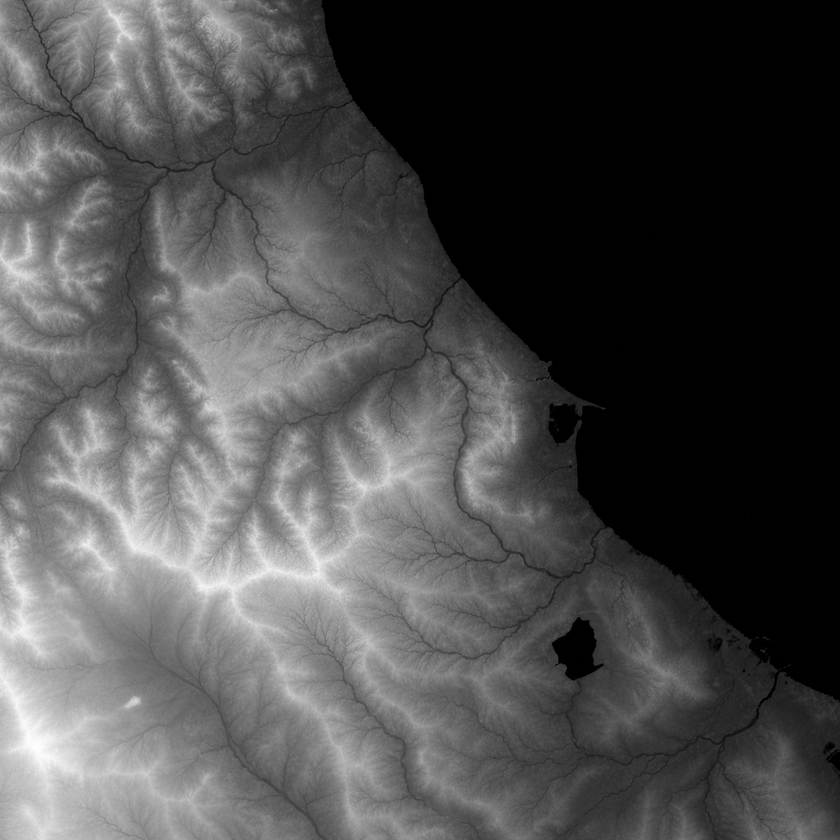
#> input picture TerrainTextureGenerator/input/heightmap.png, 840 x 840 px, shrunk from 1254 x 1254 before the run
$ python enhance_wadis.py ../TerrainTextureGenerator/input/heightmap.png
#> lines starting #> are read from the running program, lines starting #| are printed output that depends on the picture
#!/usr/bin/env python3
"""
Wadi Enhancement Tool for RDR2-style Terrain
Enhances dry riverbeds (wadis) on heightmap to look realistic
"""

import numpy as np
from PIL import Image
import cv2
from scipy import ndimage
import argparse
from pathlib import Path

class WadiEnhancer:
    def __init__(self, heightmap_path, output_path=None):
        """Initialize with heightmap image"""
        self.heightmap_path = Path(heightmap_path)
        self.output_path = Path(output_path) if output_path else self.heightmap_path.parent / f"{self.heightmap_path.stem}_wadis.png"

        # Load heightmap
        print(f"[WadiEnhancer] Loading heightmap: {self.heightmap_path}")
        img = Image.open(self.heightmap_path)
#> img is the input picture: PIL image 840x840 RGB; mean R, G, B 77.2, 76.9, 77
        self.original = np.array(img, dtype=np.float32) / 255.0  # Normalize to [0, 1]
        self.height_data = self.original.copy()

        print(f"[WadiEnhancer] Heightmap size: {self.height_data.shape}")
#| [WadiEnhancer] Heightmap size: (840, 840, 3)
        print(f"[WadiEnhancer] Height range: {self.height_data.min():.3f} to {self.height_data.max():.3f}")
#| [WadiEnhancer] Height range: 0.000 to 0.996

    def find_valleys(self, kernel_size=31, threshold=0.15):
        """Identify valley regions where wadis should be"""
#> called with kernel_size = 31, threshold = 0.12
        print(f"\n[Valleys] Finding valley regions (kernel={kernel_size})...")

        # Apply morphological closing to find local minima
        kernel = cv2.getStructuringElement(cv2.MORPH_ELLIPSE, (kernel_size, kernel_size))
        dilated = cv2.dilate(self.height_data, kernel, iterations=1)
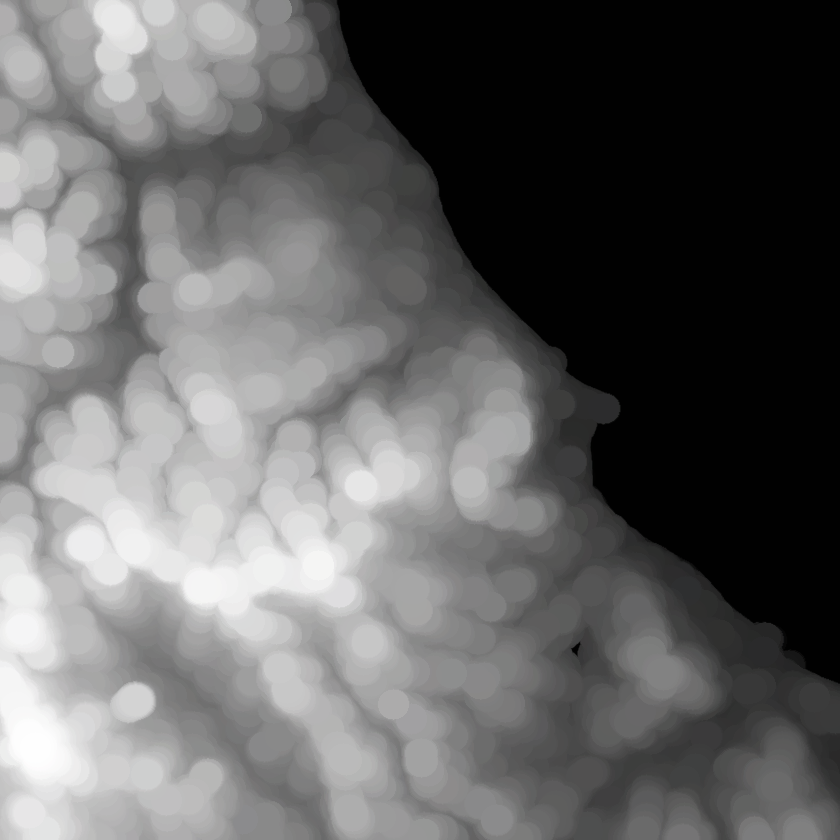
#> dilated: shape (840, 840, 3) float32; mean R, G, B 0.397, 0.397, 0.397

        # Valleys are where terrain is significantly lower than surroundings
        valley_mask = (dilated - self.height_data) > threshold
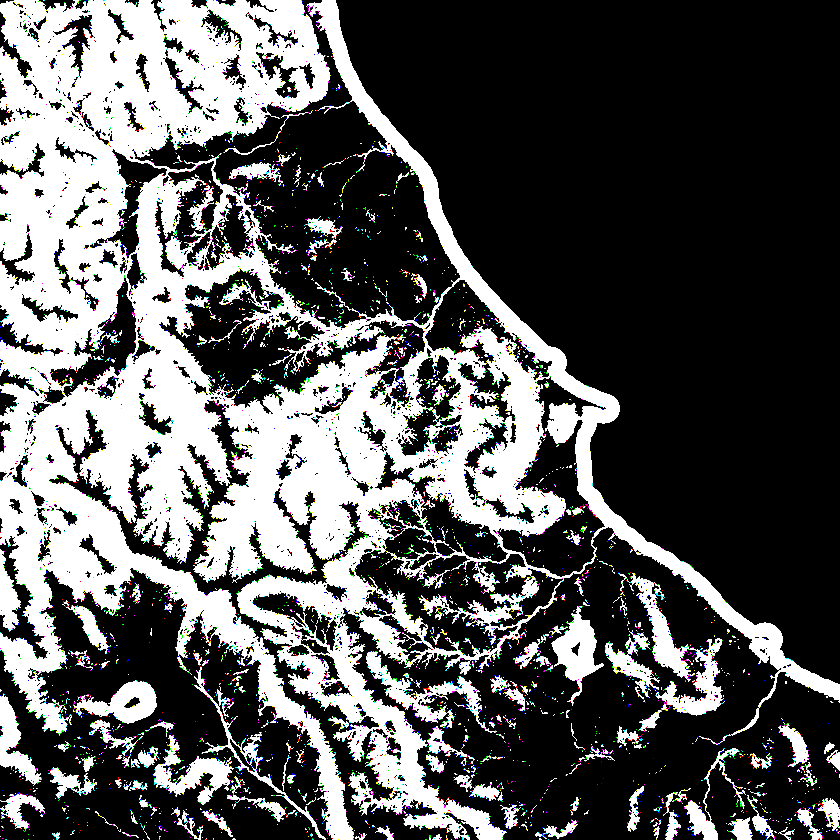
#> valley_mask: shape (840, 840, 3) bool; mean R, G, B 0.346, 0.348, 0.348

        print(f"[Valleys] Valley coverage: {valley_mask.sum() / valley_mask.size * 100:.1f}%")
#| [Valleys] Valley coverage: 34.7%
        return valley_mask

    def enhance_wadi_channels(self, valley_mask, depth=0.08, smoothness=5):
        """Deepen wadi channels to create realistic dry riverbed appearance"""
        print(f"\n[Channels] Enhancing wadi channels (depth={depth})...")

        # Find gradient direction (flow direction)
#> (the run stopped early here; a loop or call above may not have finished)

$ run again, with test.png copied over TerrainTextureGenerator/input/heightmap.png
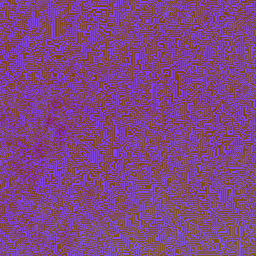
#> input picture test.png, 256 x 256 px
#> in __init__, img is the input picture: PIL image 256x256 RGB; mean R, G, B 128, 70.8, 126.8
#| [WadiEnhancer] Heightmap size: (256, 256, 3)
#| [WadiEnhancer] Height range: 0.000 to 1.000
#> in find_valleys, `dilated = cv2.dilate(self.height_data, kernel, iterations=1)`:
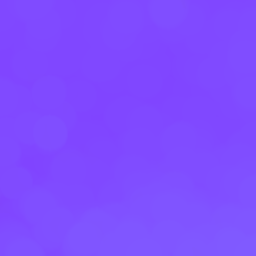
#> dilated: shape (256, 256, 3) float32; mean R, G, B 0.502, 0.297, 1
#> in find_valleys, `valley_mask = (dilated - self.height_data) > threshold`:
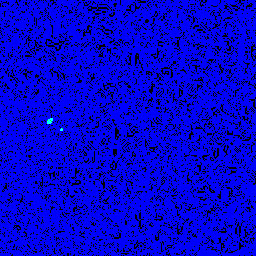
#> valley_mask: shape (256, 256, 3) bool; mean R, G, B 0, 0.000549, 0.828
#| [Valleys] Valley coverage: 27.6%
